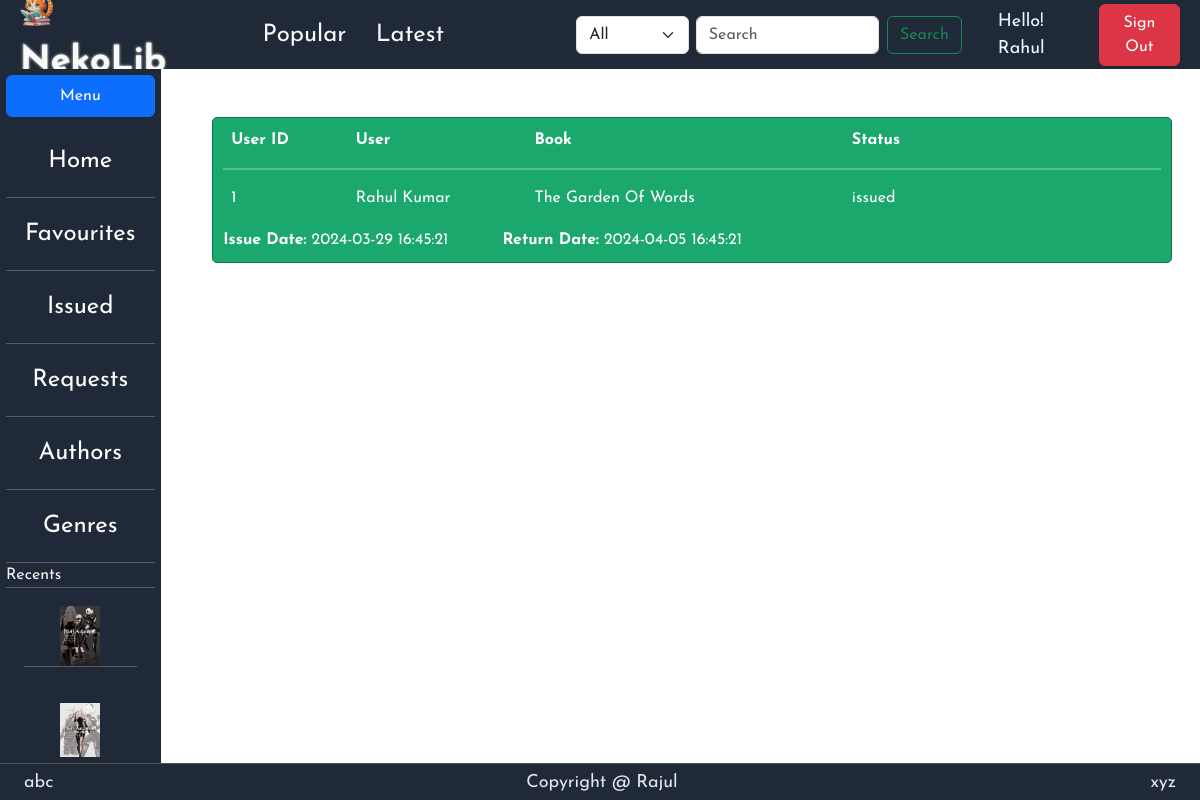
/requests (signed in), run on the app's committed database.
### models.py (models this page shows)
class User(db.Model):
    __tablename__ = "user"
    id = db.Column(db.Integer(),primary_key = True)
    firstname = db.Column(db.String(),nullable = False)
    lastname = db.Column(db.String())
    email = db.Column(db.String(),nullable = False, unique = True)
    password = db.Column(db.String(),nullable = False)
    type = db.Column(db.String(),nullable = False)
    favorites = db.relationship('Book',secondary='favorite',backref='likers')
    issues = db.relationship('Book',secondary='issue',backref='issued_by')

class Book(db.Model):
    __tablename__="book"
    id = db.Column(db.Integer(),primary_key = True)
    name = db.Column(db.String(),nullable = False)
    content = db.Column(db.String())
    description = db.Column(db.String(),nullable = False )
    genres = db.relationship('Genre',secondary = 'book_genre',backref = 'books')

class Issue(db.Model):
    __tablname__="issue"
    id = db.Column(db.Integer(),primary_key = True)
    book_id = db.Column(db.Integer(),db.ForeignKey('book.id'),nullable=False)
    user_id = db.Column(db.Integer(),db.ForeignKey('user.id'),nullable=False)
    request_date = db.Column(db.DateTime(),nullable = False, default = db.func.current_timestamp())
    issue_date = db.Column(db.DateTime(),nullable = True)
    return_date = db.Column(db.DateTime(),nullable = True)
    issue_period = db.Column(db.Integer(),nullable = True)
    status = db.Column(db.String(),nullable = False,default = 'requested')
    book = db.relationship('Book', backref=db.backref('issue', cascade='all, delete-orphan'))
    user = db.relationship('User', backref=db.backref('issue', cascade='all, delete-orphan'))

### app.py (the view)
@app.route('/requests')
@login_required
def requestsHandler():
    user = User.query.filter_by(id = session["userID"]).first()
    userType = session["userType"]
    if request.method == "GET":
        if userType == "librarian":
            issueRequests = Issue.query.all()
            allUsers = User.query.all()
            allBooks = Book.query.all()
            users = {}
            books = {}
            for user in allUsers:
                users[user.id] = user
            for book in allBooks:
                books[book.id] = book
            issueMsg = session.pop('issueMsg',None)
            deleteMsg = session.pop('deleteMsg',None)
            return render_template('issueHandler.html',user=user,issueRequests=issueRequests,users=users,books=books,issueMsg=issueMsg,deleteMsg=deleteMsg,userType=userType,allBooks = Book.query.all())
        elif userType == "student":
            issueRequests = Issue.query.filter_by(user_id=user.id).all()
            userBooks = Book.query.join(Issue,Book.id == Issue.book_id).filter(Issue.user_id==user.id).all()
            books = {}
            users = {}
            for book in userBooks:
                books[book.id] = book
            users[user.id] = user
            issueMsg = session.pop('issueMsg',None)
            deleteMsg = session.pop('deleteMsg',None)
            return render_template('issueHandler.html',user=user,issueRequests=issueRequests,users=users,books=books,issueMsg=issueMsg,deleteMsg=deleteMsg,userType=userType,allBooks = Book.query.all())

### utility.py (called while the page is built)
def login_required(f):
    @wraps(f)
    def wrapper(*args,**kwargs):
        if "userID" in session:
            return f(*args,**kwargs)
        else:
            return redirect(url_for('index'))
    return wrapper

### templates/issueHandler.html (shortened to what this page needs)
{% if userType == "librarian" %}
{% extends "librarian-dashboard.html" %}
{% else %}
{% extends "student-dashboard.html" %}
{% endif %}
{% block dashboardHead %}
    <link href="../static/styles/issue-handler.css" rel="stylesheet">
    <link href="../static/styles/librarian-dashboard.css" rel="stylesheet">
{% endblock %}
{% block rightContent %}
    <div class="book-container">
        <div class="issue-handler-page">
        {% for issueRequest in issueRequests %}
            {% if issueRequest.status == "requested" %}
            <div class="issue-card requested">
                <div class="issue-card-row">
                    <div class="issue-card-header" style="width: 18%;">User ID</div>
                    <div class="issue-card-header" style="width: 27%;">User</div>
                    <div class="issue-card-header">Book</div>
                    <div class="issue-card-header">Status</div>
                </div>
                <hr style="border: 1px solid white;">
                <div class="issue-card-row">
                    <div class="issue-card-content" style="width: 18%;">{{users[issueRequest.user_id].id}}</div>
                    <div class="issue-card-content" style="width: 27%;">{{users[issueRequest.user_id].firstname + " " + users[issueRequest.user_id].lastname}}</div>
                    <div class="issue-card-content">{{books[issueRequest.book_id].name}}</div>
                    <div class="issue-card-content">{{issueRequest.status}}</div>
                </div>
                <div class="footer">
                    <div class="date-container">
                        <span class="dates"><strong>Issue Date:</strong> {{ issueRequest.issue_date }}</span>
                        <span class="dates"><strong>Return Date:</strong> {{ issueRequest.return_date }}</span>
                    </div>
                    {%if userType == "librarian" %}
                    <div class="button-container">
                        <a href="{{url_for('requestProcessor',issueID=issueRequest.id,action='issue')}}" class="button tick-button">Issue</a>
                        <a href="{{url_for('requestProcessor',issueID=issueRequest.id,action='reject')}}" class="button cross-button">Reject</a>
                    </div>
                    {% else %}
                    <div class="button-container">
                        <a href="{{url_for('requestProcessor',issueID=issueRequest.id,action='remove')}}" class="button cross-button">Remove</a>
                    </div>
                    {% endif %}
                </div>
            </div>
            {% elif issueRequest.status == "issued" %}
            <div class="issue-card issued">
                <div class="issue-card-row">
                    <div class="issue-card-header" style="width: 18%;">User ID</div>
                    <div class="issue-card-header" style="width: 27%;">User</div>
                    <div class="issue-card-header">Book</div>
                    <div class="issue-card-header">Status</div>
                </div>
                <hr style="border: 1px solid white;">
                <div class="issue-card-row">
                    <div class="issue-card-content" style="width: 18%;">{{users[issueRequest.user_id].id}}</div>
                    <div class="issue-card-content" style="width: 27%;">{{users[issueRequest.user_id].firstname + " " + users[issueRequest.user_id].lastname}}</div>
                    <div class="issue-card-content">{{books[issueRequest.book_id].name}}</div>
                    <div class="issue-card-content">{{issueRequest.status}}</div>
                </div>
                <div class="footer">
                    <div class="date-container">
                        <span class="dates"><strong>Issue Date:</strong> {{ issueRequest.issue_date }}</span>
                        <span class="dates"><strong>Return Date:</strong> {{ issueRequest.return_date }}</span>
                    </div>
                </div>
            </div>
            {% endif %}
        {% endfor %}
        </div>
    </div>
{% endblock %}

### templates/student-dashboard.html (shortened to what this page needs)
{% extends "dashboard.html" %}
{% block leftContent %}
    <a href="{{url_for('studentDashboard')}}" class = "panel-item" id="homeLabel">Home</a>
    <hr class = "divider">
    <a href="{{url_for('favoritePage')}}" class = "panel-item" id="favouriteLabel">Favourites</a>
    <hr class = "divider">
    <a href="{{url_for('issuedPage')}}" class = "panel-item" id="issuedLabel">Issued</a>
    <hr class = "divider">
    <a href="{{url_for('requestsHandler')}}" class = "panel-item" id="requestLabel">Requests</a>
    <hr class="divider">
    <a href="{{url_for('authorEdit')}}" class = "panel-item" id="authorLabel">Authors</a>
    <hr class = "divider">
    <a href="{{url_for('genreEdit')}}" class = "panel-item" id="genreLabel">Genres</a>
    <hr class = "divider">
    <div class = "heading">Recents</div>
    <hr class = "divider">
    {% for sidebook in allBooks %}
    <div class="panel-item" style="font-size: 2vh;" id="{{sidebook.name}}">
        {% if checkbox %}
            {{sidebook.name}}
        {% else %}
            <a href="{{url_for('book',bookID=sidebook.id)}}" style="text-decoration: none; color: inherit;"><img src="/static/cover-images/{{ sidebook.name }}.png" alt="{{ sidebook.name }} Image" height="60vh"></a>
        {% endif %}
        <hr class="divider">
    </div>
    {% endfor %}
{% endblock %}

### templates/dashboard.html (shortened to what this page needs)
{% extends "base.html" %}
{% block head %}
    {% block dashboardHead %}
    {% endblock %}
    <link href="../static/styles/dashboard.css" rel="stylesheet">
{% endblock %}
{% block userButton %}
    <div class = "nav-item" style="color: aliceblue;">Hello! {{user.firstname}}</div>
    <a href = "{{url_for('signout')}}" style="text-decoration: none; text-align: center; color: white;">
        <button type="button" class="nav-item btn btn-danger">Sign Out</button>
    </a>
{% endblock %}
{% block body %}
    <div class="body-container dashboard">
        <div class = "left-panel" id="leftPanel">
            <label class="btn btn-outline-primary" id="toggleLabel" for="btn-check-2-outlined" style="text-align: center; padding: 1vh;">Menu</label>
            <div class="panel-content">
                {% block leftContent %}
                {% endblock %}
            </div>
        </div>
        <div class = "right-panel">
            <div class="body-container">
                {% block rightContent %}
                {% endblock %}
            </div>
        </div>
    </div>
{% endblock %}

### static/styles/issue-handler.css (style rules this page uses)
.book-container { width: auto; }
.issue-handler-page { display: flex; flex:1; min-width: 84vw; width: auto; height: 74.5vh; overflow-y: auto; flex-direction: column; margin: 3vh; margin-top: 3.5vh; margin-right: 0vh; margin-bottom: 0vh; padding: 1vh; }
.issue-card { min-width: 80vw; width: auto; background-color: #f9f9f9; border: 1px solid #ccc; border-radius: 5px; padding: 10px; box-sizing: border-box; color:white; margin: 1.5vh auto; }
.issue-card-row { display: flex; justify-content: space-between; margin-bottom: 1vh; }
.issue-card-header { font-weight: bold; width: 50%; margin:auto 1vh; }
.issue-card-content { flex-grow: 1; width: 50%; margin:auto 1vh; }
.footer { display: flex; justify-content: space-between; }
.date-container { display: flex; justify-content: flex-start; align-items: center; margin-top: 10px; gap:4.5vw; }
.issued { background-color: rgb(26, 168, 109); border: 1px solid rgb(13, 117, 74); }

### static/styles/dashboard.css (style rules this page uses)
.body-container.dashboard { display: flex; min-height: 86.75vh; }
.left-panel { background-color: rgb(31, 41, 55); color: whitesmoke; font-family: 'Josefin Sans', 'Lucida Sans', 'sans-serif'; padding: 0.75vh; display: flex; flex-direction: column; flex: 1; min-height: 86.75vh; max-height: 86.75vh; transition: flex 0.15s; overflow: hidden; }
.panel-content { padding: 0; margin-top: 1vh; display: flex; flex-direction: column; overflow-y: auto; }
hr.divider { margin: 0px; padding: 0px; }
.panel-item { margin: 1vh; font-size: 3vh; text-align: center; text-decoration: none; color: white; }
.right-panel { min-width: 80vw; flex: 7; min-width: auto; min-height: 86.75vh; }
.panel-item { padding: 10px; transition: all 0.45s cubic-bezier(0.25, 0.80, 0.25, 1); }
.book-container { overflow-y: auto; display: flex; flex-wrap: wrap; max-height: 86.75vh; min-width: 100%; }

### static/styles/styles.css (style rules this page uses)
* { font-family: 'Josefin Sans', 'Lucida Sans', 'sans-serif'; }
.body-container { height: auto; display: flex; align-items: center; justify-content: center; }
.nav-item { margin-right: 1vw; min-height: 2vh; font-size: 2.25vh; }

### data on the page
User: firstname "Rahul", firstname+lastname "Rahul Kumar"
Book: name (picture)
Book: name (picture)
Issue: user "1", status "issued", issue_date "2024-03-29 16:45:21", return_date "2024-04-05 16:45:21"
Book: name "The Garden Of Words"
